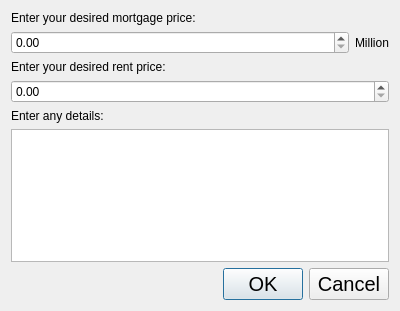
<?xml version="1.0" encoding="UTF-8"?>
<ui version="4.0">
 <class>Dialog</class>
 <widget class="QDialog" name="Dialog">
  <property name="geometry">
   <rect>
    <x>0</x>
    <y>0</y>
    <width>400</width>
    <height>311</height>
   </rect>
  </property>
  <property name="windowTitle">
   <string>Request Price Rent - SOAS</string>
  </property>
  <layout class="QVBoxLayout" name="verticalLayout">
   <item>
    <spacer name="verticalSpacer_2">
     <property name="orientation">
      <enum>Qt::Vertical</enum>
     </property>
     <property name="sizeHint" stdset="0">
      <size>
       <width>20</width>
       <height>40</height>
      </size>
     </property>
    </spacer>
   </item>
   <item>
    <widget class="QLabel" name="label">
     <property name="text">
      <string>Enter your desired mortgage price:</string>
     </property>
    </widget>
   </item>
   <item>
    <layout class="QHBoxLayout" name="horizontalLayout">
     <item>
      <widget class="QDoubleSpinBox" name="MortSpin">
       <property name="sizePolicy">
        <sizepolicy hsizetype="Expanding" vsizetype="Fixed">
         <horstretch>0</horstretch>
         <verstretch>0</verstretch>
        </sizepolicy>
       </property>
       <property name="maximum">
        <double>2000.990000000000009</double>
       </property>
      </widget>
     </item>
     <item>
      <widget class="QLabel" name="label_3">
       <property name="sizePolicy">
        <sizepolicy hsizetype="Preferred" vsizetype="Minimum">
         <horstretch>0</horstretch>
         <verstretch>0</verstretch>
        </sizepolicy>
       </property>
       <property name="text">
        <string>Million</string>
       </property>
      </widget>
     </item>
    </layout>
   </item>
   <item>
    <widget class="QLabel" name="label_4">
     <property name="text">
      <string>Enter your desired rent price:</string>
     </property>
    </widget>
   </item>
   <item>
    <widget class="QDoubleSpinBox" name="RentSpin"/>
   </item>
   <item>
    <widget class="QLabel" name="label_2">
     <property name="text">
      <string>Enter any details:</string>
     </property>
    </widget>
   </item>
   <item>
    <widget class="QTextEdit" name="Details"/>
   </item>
   <item>
    <spacer name="verticalSpacer">
     <property name="orientation">
      <enum>Qt::Vertical</enum>
     </property>
     <property name="sizeHint" stdset="0">
      <size>
       <width>20</width>
       <height>40</height>
      </size>
     </property>
    </spacer>
   </item>
   <item>
    <widget class="QDialogButtonBox" name="buttonBox">
     <property name="font">
      <font>
       <pointsize>15</pointsize>
       <weight>50</weight>
       <bold>false</bold>
      </font>
     </property>
     <property name="styleSheet">
      <string notr="true"/>
     </property>
     <property name="orientation">
      <enum>Qt::Horizontal</enum>
     </property>
     <property name="standardButtons">
      <set>QDialogButtonBox::Cancel|QDialogButtonBox::Ok</set>
     </property>
    </widget>
   </item>
  </layout>
 </widget>
 <resources/>
 <connections>
  <connection>
   <sender>buttonBox</sender>
   <signal>accepted()</signal>
   <receiver>Dialog</receiver>
   <slot>accept()</slot>
   <hints>
    <hint type="sourcelabel">
     <x>248</x>
     <y>254</y>
    </hint>
    <hint type="destinationlabel">
     <x>157</x>
     <y>274</y>
    </hint>
   </hints>
  </connection>
  <connection>
   <sender>buttonBox</sender>
   <signal>rejected()</signal>
   <receiver>Dialog</receiver>
   <slot>reject()</slot>
   <hints>
    <hint type="sourcelabel">
     <x>316</x>
     <y>260</y>
    </hint>
    <hint type="destinationlabel">
     <x>286</x>
     <y>274</y>
    </hint>
   </hints>
  </connection>
 </connections>
</ui>
